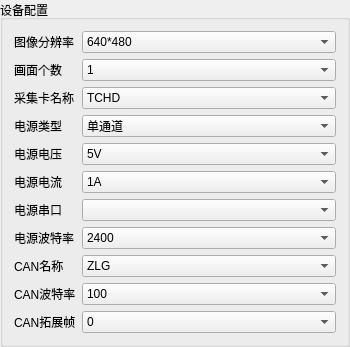
          <widget class="QGroupBox" name="groupBox_2">
           <property name="minimumSize">
            <size>
             <width>350</width>
             <height>0</height>
            </size>
           </property>
           <property name="title">
            <string>设备配置</string>
           </property>
           <layout class="QGridLayout" name="gridLayout_2">
            <item row="0" column="0">
             <widget class="QLabel" name="label_17">
              <property name="text">
               <string>图像分辨率</string>
              </property>
             </widget>
            </item>
            <item row="0" column="1">
             <widget class="QComboBox" name="imageResolutionCombo">
              <property name="sizePolicy">
               <sizepolicy hsizetype="Preferred" vsizetype="Fixed">
                <horstretch>10</horstretch>
                <verstretch>0</verstretch>
               </sizepolicy>
              </property>
              <item>
               <property name="text">
                <string>640*480</string>
               </property>
               <property name="icon">
                <iconset resource="MainDlg.qrc">
                 <normaloff>:/Images/Resources/Images/chrome.ico</normaloff>:/Images/Resources/Images/chrome.ico</iconset>
               </property>
              </item>
              <item>
               <property name="text">
                <string>720*480</string>
               </property>
               <property name="icon">
                <iconset resource="MainDlg.qrc">
                 <normaloff>:/Images/Resources/Images/chrome.ico</normaloff>:/Images/Resources/Images/chrome.ico</iconset>
               </property>
              </item>
              <item>
               <property name="text">
                <string>768*480</string>
               </property>
               <property name="icon">
                <iconset resource="MainDlg.qrc">
                 <normaloff>:/Images/Resources/Images/chrome.ico</normaloff>:/Images/Resources/Images/chrome.ico</iconset>
               </property>
              </item>
              <item>
               <property name="text">
                <string>768*576</string>
               </property>
               <property name="icon">
                <iconset resource="MainDlg.qrc">
                 <normaloff>:/Images/Resources/Images/chrome.ico</normaloff>:/Images/Resources/Images/chrome.ico</iconset>
               </property>
              </item>
              <item>
               <property name="text">
                <string>800*480</string>
               </property>
               <property name="icon">
                <iconset resource="MainDlg.qrc">
                 <normaloff>:/Images/Resources/Images/chrome.ico</normaloff>:/Images/Resources/Images/chrome.ico</iconset>
               </property>
              </item>
              <item>
               <property name="text">
                <string>800*600</string>
               </property>
               <property name="icon">
                <iconset resource="MainDlg.qrc">
                 <normaloff>:/Images/Resources/Images/chrome.ico</normaloff>:/Images/Resources/Images/chrome.ico</iconset>
               </property>
              </item>
              <item>
               <property name="text">
                <string>960*540</string>
               </property>
               <property name="icon">
                <iconset resource="MainDlg.qrc">
                 <normaloff>:/Images/Resources/Images/chrome.ico</normaloff>:/Images/Resources/Images/chrome.ico</iconset>
               </property>
              </item>
              <item>
               <property name="text">
                <string>960*640</string>
               </property>
               <property name="icon">
                <iconset resource="MainDlg.qrc">
                 <normaloff>:/Images/Resources/Images/chrome.ico</normaloff>:/Images/Resources/Images/chrome.ico</iconset>
               </property>
              </item>
              <item>
               <property name="text">
                <string>1024*576</string>
               </property>
               <property name="icon">
                <iconset resource="MainDlg.qrc">
                 <normaloff>:/Images/Resources/Images/chrome.ico</normaloff>:/Images/Resources/Images/chrome.ico</iconset>
               </property>
              </item>
              <item>
               <property name="text">
                <string>1024*600</string>
               </property>
               <property name="icon">
                <iconset resource="MainDlg.qrc">
                 <normaloff>:/Images/Resources/Images/chrome.ico</normaloff>:/Images/Resources/Images/chrome.ico</iconset>
               </property>
              </item>
              <item>
               <property name="text">
                <string>1024*768</string>
               </property>
               <property name="icon">
                <iconset resource="MainDlg.qrc">
                 <normaloff>:/Images/Resources/Images/chrome.ico</normaloff>:/Images/Resources/Images/chrome.ico</iconset>
               </property>
              </item>
             </widget>
            </item>
            <item row="7" column="1">
             <widget class="QComboBox" name="powerBuadrateCombo">
              <item>
               <property name="text">
                <string>2400</string>
               </property>
               <property name="icon">
                <iconset resource="MainDlg.qrc">
                 <normaloff>:/Images/Resources/Images/monitor.ico</normaloff>:/Images/Resources/Images/monitor.ico</iconset>
               </property>
              </item>
              <item>
               <property name="text">
                <string>4800</string>
               </property>
               <property name="icon">
                <iconset resource="MainDlg.qrc">
                 <normaloff>:/Images/Resources/Images/monitor.ico</normaloff>:/Images/Resources/Images/monitor.ico</iconset>
               </property>
              </item>
              <item>
               <property name="text">
                <string>9600</string>
               </property>
               <property name="icon">
                <iconset resource="MainDlg.qrc">
                 <normaloff>:/Images/Resources/Images/monitor.ico</normaloff>:/Images/Resources/Images/monitor.ico</iconset>
               </property>
              </item>
              <item>
               <property name="text">
                <string>14400</string>
               </property>
               <property name="icon">
                <iconset resource="MainDlg.qrc">
                 <normaloff>:/Images/Resources/Images/monitor.ico</normaloff>:/Images/Resources/Images/monitor.ico</iconset>
               </property>
              </item>
              <item>
               <property name="text">
                <string>19200</string>
               </property>
               <property name="icon">
                <iconset resource="MainDlg.qrc">
                 <normaloff>:/Images/Resources/Images/monitor.ico</normaloff>:/Images/Resources/Images/monitor.ico</iconset>
               </property>
              </item>
              <item>
               <property name="text">
                <string>28800</string>
               </property>
               <property name="icon">
                <iconset resource="MainDlg.qrc">
                 <normaloff>:/Images/Resources/Images/monitor.ico</normaloff>:/Images/Resources/Images/monitor.ico</iconset>
               </property>
              </item>
             </widget>
            </item>
            <item row="1" column="1">
             <widget class="QComboBox" name="frameCountCombo">
              <item>
               <property name="text">
                <string>1</string>
               </property>
               <property name="icon">
                <iconset resource="MainDlg.qrc">
                 <normaloff>:/Images/Resources/Images/bird.ico</normaloff>:/Images/Resources/Images/bird.ico</iconset>
               </property>
              </item>
              <item>
               <property name="text">
                <string>2</string>
               </property>
               <property name="icon">
                <iconset resource="MainDlg.qrc">
                 <normaloff>:/Images/Resources/Images/bird.ico</normaloff>:/Images/Resources/Images/bird.ico</iconset>
               </property>
              </item>
             </widget>
            </item>
            <item row="10" column="0">
             <widget class="QLabel" name="label_39">
              <property name="text">
               <string>CAN拓展帧</string>
              </property>
             </widget>
            </item>
            <item row="10" column="1">
             <widget class="QComboBox" name="canExpandFrame">
              <item>
               <property name="text">
                <string>0</string>
               </property>
               <property name="icon">
                <iconset resource="MainDlg.qrc">
                 <normaloff>:/Images/Resources/Images/bird.ico</normaloff>:/Images/Resources/Images/bird.ico</iconset>
               </property>
              </item>
              <item>
               <property name="text">
                <string>1</string>
               </property>
               <property name="icon">
                <iconset resource="MainDlg.qrc">
                 <normaloff>:/Images/Resources/Images/bird.ico</normaloff>:/Images/Resources/Images/bird.ico</iconset>
               </property>
              </item>
             </widget>
            </item>
            <item row="7" column="0">
             <widget class="QLabel" name="label_38">
              <property name="text">
               <string>电源波特率</string>
              </property>
             </widget>
            </item>
            <item row="5" column="0">
             <widget class="QLabel" name="label_34">
              <property name="text">
               <string>电源电流</string>
              </property>
             </widget>
            </item>
            <item row="3" column="0">
             <widget class="QLabel" name="label_32">
              <property name="text">
               <string>电源类型</string>
              </property>
             </widget>
            </item>
            <item row="1" column="0">
             <widget class="QLabel" name="label_15">
              <property name="text">
               <string>画面个数</string>
              </property>
             </widget>
            </item>
            <item row="8" column="1">
             <widget class="QComboBox" name="canNameCombo">
              <item>
               <property name="text">
                <string>ZLG</string>
               </property>
               <property name="icon">
                <iconset resource="MainDlg.qrc">
                 <normaloff>:/Images/Resources/Images/system.ico</normaloff>:/Images/Resources/Images/system.ico</iconset>
               </property>
              </item>
              <item>
               <property name="text">
                <string>ZLGFD</string>
               </property>
               <property name="icon">
                <iconset resource="MainDlg.qrc">
                 <normaloff>:/Images/Resources/Images/system.ico</normaloff>:/Images/Resources/Images/system.ico</iconset>
               </property>
              </item>
              <item>
               <property name="text">
                <string>GCANFD</string>
               </property>
               <property name="icon">
                <iconset resource="MainDlg.qrc">
                 <normaloff>:/Images/Resources/Images/system.ico</normaloff>:/Images/Resources/Images/system.ico</iconset>
               </property>
              </item>
              <item>
               <property name="text">
                <string>不使用</string>
               </property>
               <property name="icon">
                <iconset resource="MainDlg.qrc">
                 <normaloff>:/Images/Resources/Images/system.ico</normaloff>:/Images/Resources/Images/system.ico</iconset>
               </property>
              </item>
             </widget>
            </item>
            <item row="2" column="1">
             <widget class="QComboBox" name="captureNameCombo">
              <item>
               <property name="text">
                <string>TCHD</string>
               </property>
               <property name="icon">
                <iconset resource="MainDlg.qrc">
                 <normaloff>:/Images/Resources/Images/store.ico</normaloff>:/Images/Resources/Images/store.ico</iconset>
               </property>
              </item>
              <item>
               <property name="text">
                <string>MIL</string>
               </property>
               <property name="icon">
                <iconset resource="MainDlg.qrc">
                 <normaloff>:/Images/Resources/Images/store.ico</normaloff>:/Images/Resources/Images/store.ico</iconset>
               </property>
              </item>
              <item>
               <property name="text">
                <string>VIDEO</string>
               </property>
               <property name="icon">
                <iconset resource="MainDlg.qrc">
                 <normaloff>:/Images/Resources/Images/store.ico</normaloff>:/Images/Resources/Images/store.ico</iconset>
               </property>
              </item>
              <item>
               <property name="text">
                <string>MV800</string>
               </property>
               <property name="icon">
                <iconset resource="MainDlg.qrc">
                 <normaloff>:/Images/Resources/Images/store.ico</normaloff>:/Images/Resources/Images/store.ico</iconset>
               </property>
              </item>
             </widget>
            </item>
            <item row="5" column="1">
             <widget class="QComboBox" name="powerCurrentCombo">
              <item>
               <property name="text">
                <string>1A</string>
               </property>
               <property name="icon">
                <iconset resource="MainDlg.qrc">
                 <normaloff>:/Images/Resources/Images/activity.ico</normaloff>:/Images/Resources/Images/activity.ico</iconset>
               </property>
              </item>
              <item>
               <property name="text">
                <string>2A</string>
               </property>
               <property name="icon">
                <iconset resource="MainDlg.qrc">
                 <normaloff>:/Images/Resources/Images/activity.ico</normaloff>:/Images/Resources/Images/activity.ico</iconset>
               </property>
              </item>
              <item>
               <property name="text">
                <string>3A</string>
               </property>
               <property name="icon">
                <iconset resource="MainDlg.qrc">
                 <normaloff>:/Images/Resources/Images/activity.ico</normaloff>:/Images/Resources/Images/activity.ico</iconset>
               </property>
              </item>
              <item>
               <property name="text">
                <string>4A</string>
               </property>
               <property name="icon">
                <iconset resource="MainDlg.qrc">
                 <normaloff>:/Images/Resources/Images/activity.ico</normaloff>:/Images/Resources/Images/activity.ico</iconset>
               </property>
              </item>
              <item>
               <property name="text">
                <string>5A</string>
               </property>
               <property name="icon">
                <iconset resource="MainDlg.qrc">
                 <normaloff>:/Images/Resources/Images/activity.ico</normaloff>:/Images/Resources/Images/activity.ico</iconset>
               </property>
              </item>
              <item>
               <property name="text">
                <string>6A</string>
               </property>
               <property name="icon">
                <iconset resource="MainDlg.qrc">
                 <normaloff>:/Images/Resources/Images/activity.ico</normaloff>:/Images/Resources/Images/activity.ico</iconset>
               </property>
              </item>
              <item>
               <property name="text">
                <string>7A</string>
               </property>
               <property name="icon">
                <iconset resource="MainDlg.qrc">
                 <normaloff>:/Images/Resources/Images/activity.ico</normaloff>:/Images/Resources/Images/activity.ico</iconset>
               </property>
              </item>
              <item>
               <property name="text">
                <string>8A</string>
               </property>
               <property name="icon">
                <iconset resource="MainDlg.qrc">
                 <normaloff>:/Images/Resources/Images/activity.ico</normaloff>:/Images/Resources/Images/activity.ico</iconset>
               </property>
              </item>
              <item>
               <property name="text">
                <string>9A</string>
               </property>
               <property name="icon">
                <iconset resource="MainDlg.qrc">
                 <normaloff>:/Images/Resources/Images/activity.ico</normaloff>:/Images/Resources/Images/activity.ico</iconset>
               </property>
              </item>
              <item>
               <property name="text">
                <string>10A</string>
               </property>
               <property name="icon">
                <iconset resource="MainDlg.qrc">
                 <normaloff>:/Images/Resources/Images/activity.ico</normaloff>:/Images/Resources/Images/activity.ico</iconset>
               </property>
              </item>
              <item>
               <property name="text">
                <string>11A</string>
               </property>
               <property name="icon">
                <iconset resource="MainDlg.qrc">
                 <normaloff>:/Images/Resources/Images/activity.ico</normaloff>:/Images/Resources/Images/activity.ico</iconset>
               </property>
              </item>
              <item>
               <property name="text">
                <string>12A</string>
               </property>
               <property name="icon">
                <iconset resource="MainDlg.qrc">
                 <normaloff>:/Images/Resources/Images/activity.ico</normaloff>:/Images/Resources/Images/activity.ico</iconset>
               </property>
              </item>
              <item>
               <property name="text">
                <string>13A</string>
               </property>
               <property name="icon">
                <iconset resource="MainDlg.qrc">
                 <normaloff>:/Images/Resources/Images/activity.ico</normaloff>:/Images/Resources/Images/activity.ico</iconset>
               </property>
              </item>
              <item>
               <property name="text">
                <string>14A</string>
               </property>
               <property name="icon">
                <iconset resource="MainDlg.qrc">
                 <normaloff>:/Images/Resources/Images/activity.ico</normaloff>:/Images/Resources/Images/activity.ico</iconset>
               </property>
              </item>
              <item>
               <property name="text">
                <string>15A</string>
               </property>
               <property name="icon">
                <iconset resource="MainDlg.qrc">
                 <normaloff>:/Images/Resources/Images/activity.ico</normaloff>:/Images/Resources/Images/activity.ico</iconset>
               </property>
              </item>
              <item>
               <property name="text">
                <string>16A</string>
               </property>
               <property name="icon">
                <iconset resource="MainDlg.qrc">
                 <normaloff>:/Images/Resources/Images/activity.ico</normaloff>:/Images/Resources/Images/activity.ico</iconset>
               </property>
              </item>
              <item>
               <property name="text">
                <string>17A</string>
               </property>
               <property name="icon">
                <iconset resource="MainDlg.qrc">
                 <normaloff>:/Images/Resources/Images/activity.ico</normaloff>:/Images/Resources/Images/activity.ico</iconset>
               </property>
              </item>
              <item>
               <property name="text">
                <string>18A</string>
               </property>
               <property name="icon">
                <iconset resource="MainDlg.qrc">
                 <normaloff>:/Images/Resources/Images/activity.ico</normaloff>:/Images/Resources/Images/activity.ico</iconset>
               </property>
              </item>
              <item>
               <property name="text">
                <string>19A</string>
               </property>
               <property name="icon">
                <iconset resource="MainDlg.qrc">
                 <normaloff>:/Images/Resources/Images/activity.ico</normaloff>:/Images/Resources/Images/activity.ico</iconset>
               </property>
              </item>
              <item>
               <property name="text">
                <string>20A</string>
               </property>
               <property name="icon">
                <iconset resource="MainDlg.qrc">
                 <normaloff>:/Images/Resources/Images/activity.ico</normaloff>:/Images/Resources/Images/activity.ico</iconset>
               </property>
              </item>
             </widget>
            </item>
            <item row="6" column="0">
             <widget class="QLabel" name="label_35">
              <property name="text">
               <string>电源串口</string>
              </property>
             </widget>
            </item>
            <item row="3" column="1">
             <widget class="QComboBox" name="powerTypeCombo">
              <item>
               <property name="text">
                <string>单通道</string>
               </property>
               <property name="icon">
                <iconset resource="MainDlg.qrc">
                 <normaloff>:/Images/Resources/Images/star.ico</normaloff>:/Images/Resources/Images/star.ico</iconset>
               </property>
              </item>
              <item>
               <property name="text">
                <string>多通道</string>
               </property>
               <property name="icon">
                <iconset resource="MainDlg.qrc">
                 <normaloff>:/Images/Resources/Images/star.ico</normaloff>:/Images/Resources/Images/star.ico</iconset>
               </property>
              </item>
              <item>
               <property name="text">
                <string>不使用</string>
               </property>
               <property name="icon">
                <iconset resource="MainDlg.qrc">
                 <normaloff>:/Images/Resources/Images/star.ico</normaloff>:/Images/Resources/Images/star.ico</iconset>
               </property>
              </item>
             </widget>
            </item>
            <item row="6" column="1">
             <widget class="QComboBox" name="powerPortCombo"/>
            </item>
            <item row="9" column="0">
             <widget class="QLabel" name="label_37">
              <property name="text">
               <string>CAN波特率</string>
              </property>
             </widget>
            </item>
            <item row="4" column="0">
             <widget class="QLabel" name="label_33">
              <property name="text">
               <string>电源电压</string>
              </property>
             </widget>
            </item>
            <item row="9" column="1">
             <widget class="QComboBox" name="canBaudrateCombo">
              <item>
               <property name="text">
                <string>100</string>
               </property>
               <property name="icon">
                <iconset resource="MainDlg.qrc">
                 <normaloff>:/Images/Resources/Images/monitor.ico</normaloff>:/Images/Resources/Images/monitor.ico</iconset>
               </property>
              </item>
              <item>
               <property name="text">
                <string>125</string>
               </property>
               <property name="icon">
                <iconset resource="MainDlg.qrc">
                 <normaloff>:/Images/Resources/Images/monitor.ico</normaloff>:/Images/Resources/Images/monitor.ico</iconset>
               </property>
              </item>
              <item>
               <property name="text">
                <string>200</string>
               </property>
               <property name="icon">
                <iconset resource="MainDlg.qrc">
                 <normaloff>:/Images/Resources/Images/monitor.ico</normaloff>:/Images/Resources/Images/monitor.ico</iconset>
               </property>
              </item>
              <item>
               <property name="text">
                <string>250</string>
               </property>
               <property name="icon">
                <iconset resource="MainDlg.qrc">
                 <normaloff>:/Images/Resources/Images/monitor.ico</normaloff>:/Images/Resources/Images/monitor.ico</iconset>
               </property>
              </item>
              <item>
               <property name="text">
                <string>400</string>
               </property>
               <property name="icon">
                <iconset resource="MainDlg.qrc">
                 <normaloff>:/Images/Resources/Images/monitor.ico</normaloff>:/Images/Resources/Images/monitor.ico</iconset>
               </property>
              </item>
              <item>
               <property name="text">
                <string>500</string>
               </property>
               <property name="icon">
                <iconset resource="MainDlg.qrc">
                 <normaloff>:/Images/Resources/Images/monitor.ico</normaloff>:/Images/Resources/Images/monitor.ico</iconset>
               </property>
              </item>
              <item>
               <property name="text">
                <string>800</string>
               </property>
               <property name="icon">
                <iconset resource="MainDlg.qrc">
                 <normaloff>:/Images/Resources/Images/monitor.ico</normaloff>:/Images/Resources/Images/monitor.ico</iconset>
               </property>
              </item>
              <item>
               <property name="text">
                <string>1000</string>
               </property>
               <property name="icon">
                <iconset resource="MainDlg.qrc">
                 <normaloff>:/Images/Resources/Images/monitor.ico</normaloff>:/Images/Resources/Images/monitor.ico</iconset>
               </property>
              </item>
             </widget>
            </item>
            <item row="2" column="0">
             <widget class="QLabel" name="label_40">
              <property name="text">
               <string>采集卡名称</string>
              </property>
             </widget>
            </item>
            <item row="4" column="1">
             <widget class="QComboBox" name="powerVoltageCombo">
              <item>
               <property name="text">
                <string>5V</string>
               </property>
               <property name="icon">
                <iconset resource="MainDlg.qrc">
                 <normaloff>:/Images/Resources/Images/dash.ico</normaloff>:/Images/Resources/Images/dash.ico</iconset>
               </property>
              </item>
              <item>
               <property name="text">
                <string>9V</string>
               </property>
               <property name="icon">
                <iconset resource="MainDlg.qrc">
                 <normaloff>:/Images/Resources/Images/dash.ico</normaloff>:/Images/Resources/Images/dash.ico</iconset>
               </property>
              </item>
              <item>
               <property name="text">
                <string>12V</string>
               </property>
               <property name="icon">
                <iconset resource="MainDlg.qrc">
                 <normaloff>:/Images/Resources/Images/dash.ico</normaloff>:/Images/Resources/Images/dash.ico</iconset>
               </property>
              </item>
              <item>
               <property name="text">
                <string>16V</string>
               </property>
               <property name="icon">
                <iconset resource="MainDlg.qrc">
                 <normaloff>:/Images/Resources/Images/dash.ico</normaloff>:/Images/Resources/Images/dash.ico</iconset>
               </property>
              </item>
             </widget>
            </item>
            <item row="8" column="0">
             <widget class="QLabel" name="label_36">
              <property name="text">
               <string>CAN名称</string>
              </property>
             </widget>
            </item>
           </layout>
          </widget>
